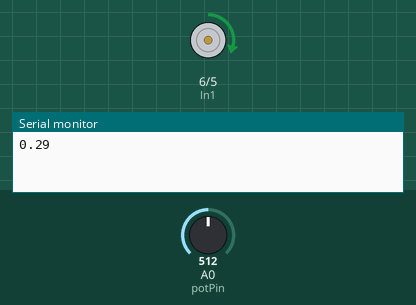
Simulated run of this sketch. Board: Arduino Uno, built with avr-gcc and run on an emulated ATmega328P. On the bench: motor-driver pin pairs drawn as motors (green arrow = first pin HIGH = forward, orange = second pin HIGH = backward, longer = more drive), the last lines printed to the serial monitor. The test bench sets the inputs (shaded band); at power-on: A0 (potPin) = 512.

Above: at 1.2 s.
1.3 s: A0 (potPin) set to 0
At 2.0 s:
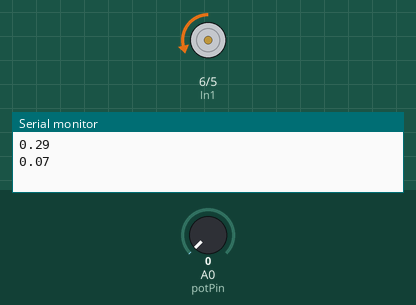
2.8 s: A0 (potPin) set to 900
At 4.0 s:
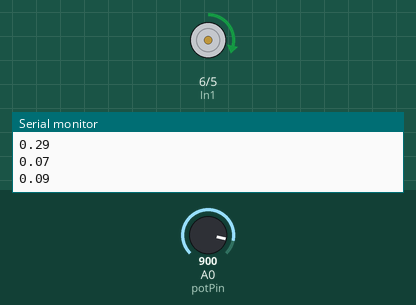
4.3 s: A0 (potPin) set to 937
At 5.3 s:
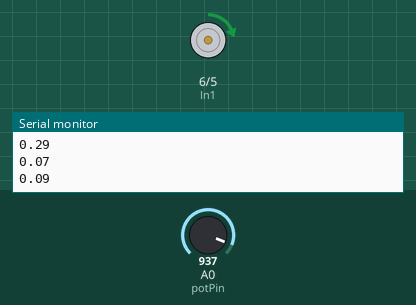
5.8 s: A0 (potPin) set to 954
At 6.4 s:
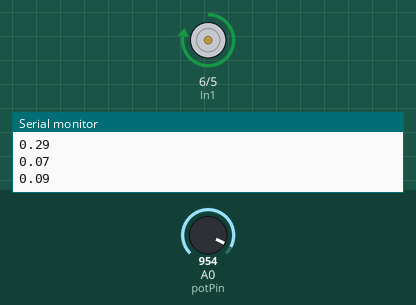
7.3 s: A0 (potPin) set to 1023
At 7.6 s:
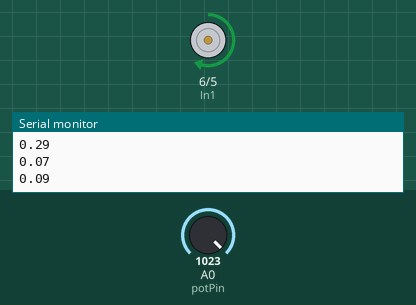
Timing chart, 0 to 9.8 s (numbered marks = the images above; inputs shaded):
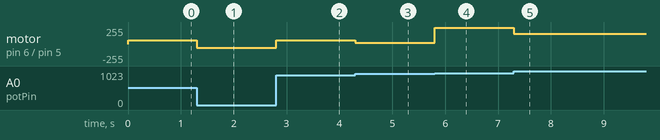

The sketch:

Actuator.ino
```cpp
//Pin declarations
int In1 = 6;
int In2 = 5;
int potPin = A0;

/*NOTE:
 * Sending HIGH to In2 and LOW to In1 will extend the actuator
 * Sending LOW to In2 and HIGH to In1 will retract the actuator
 * Sending LOW to In2 and LOW to In1 will stop the actuator movement
 */

void setup() {
  //Begins serial
  Serial.begin(9600);
  //Define pins
  pinMode(In1,OUTPUT);
  pinMode(In2,OUTPUT);
  pinMode(potPin, INPUT);
}

//This loop simply tests functions below
void loop() {
  //Testing PWM for variable speed
  sendToPosWithSpeed(0, 255);
  sendToPosWithSpeed(100, 255);
}

/*  @Author: Jon Kenneson
 *  @Date: October 2016
 *
 *  @Input: int position - a percantage out of 100 of the length extended of the arm
 *          int speed - a percentage of 100 of the max speed of the movement of the actuator
 *  This function sends the actuator to a specified distance at a certain speed (after a warmup and a cooldown - both 20% of distance)
 *  To speed up -> currentSpeed = currPos * MaxSpeed / 20Pos
 *  To slow down -> MaxSpeed + (-((currPos-80Pos)+MaxSpeed)/20Pos)
 */
int sendToPosWithSpeed(int finalPos, int finalSpeed) {
  int currentPos = getCurrentPosition();
  int startPos = currentPos;
  int currentSpeed;
  int difference = abs(finalPos - currentPos);
  int middlePos = difference / 2;

  //Find the A constant value
  double A = ((1-.03)*finalSpeed/(pow(startPos - middlePos,2)));
  Serial.println(A);
  //If we're below, extend the actuator
  if(currentPos < finalPos) {
    while(currentPos < finalPos) {
      currentSpeed = -A * pow((currentPos - middlePos),2) + finalSpeed + 50;
      if(currentSpeed > 255) {
        currentSpeed = 255;
      }
      digitalWrite(In1, LOW);
      analogWrite(In2, currentSpeed);

      currentPos = getCurrentPosition();
    }
  }
  //If we're above, extend the actuator
  else if(currentPos > finalPos) {
    while(currentPos > finalPos) {
      currentSpeed = -A * pow((currentPos - middlePos),2) + finalSpeed + 50;
      if(currentSpeed > 255) {
        currentSpeed = 255;
      }
      analogWrite(In1, currentSpeed);
      digitalWrite(In2, LOW);

      currentPos = getCurrentPosition();
    }
  }

  //Send both signals low to hold position there
  //Stop motion
  digitalWrite(In1, LOW);
  digitalWrite(In2, LOW);
}

/*  @Author: Jon Kenneson
 *  @Date: September 2016
 *
 *  This function reads the potentiometer and returns mapped value in range 0-100%
 */
int getCurrentPosition() {
  int sensorValue = analogRead(potPin);
  sensorValue = map(sensorValue, 50, 850, 0, 100);
  //Serial.println(sensorValue);
  return sensorValue;
}

/*  @Author: Jon Kenneson
 *  @Date: September 2016
 *
 *  This function sends the actuator to a certain position determined by percentage extended sent in
 *  The actuator will extend if it is below the intended position, retract if above, or stay still if already in place
 */
void sendToPosition(int position) {
  int currentPosition = getCurrentPosition();

  //If we're below, extend the actuator
  if(currentPosition < position) {
    while(currentPosition < position) {
      digitalWrite(In1, LOW);
      digitalWrite(In2, HIGH);
      currentPosition = getCurrentPosition();
    }
      //Stop motion
      digitalWrite(In1, LOW);
      digitalWrite(In2, LOW);
  }
  //If we're above, retract the actuator
  else if (currentPosition > position) {
     while(currentPosition > position) {
      digitalWrite(In1, HIGH);
      digitalWrite(In2, LOW);
      currentPosition = getCurrentPosition();
    }
    //Stop motion
    digitalWrite(In1, LOW);
    digitalWrite(In2, LOW);
  }
  //Otherwise, send both signals low to hold position there
  else {
    //Stop motion
    digitalWrite(In1, LOW);
    digitalWrite(In2, LOW);
  }
}
```

Measured:
- the behaviour switches between 945 and 946 on A0 (potPin) (found by bisection; images 3 and 4)
- after the input at 1.3 s, motor on pin 6 (In1) / pin 5 (In2): forward 57/255 → backward 57/255 at once
- after the input at 2.8 s, motor on pin 6 (In1) / pin 5 (In2): backward 57/255 → forward 57/255 at once
- after the input at 4.3 s, motor on pin 6 (In1) / pin 5 (In2): forward 57/255 → forward 18/255 at once
- after the input at 5.8 s, motor on pin 6 (In1) / pin 5 (In2): forward 18/255 → forward 244/255 at once
- after the input at 7.3 s, motor on pin 6 (In1) / pin 5 (In2): forward 244/255 → forward 154/255 at once
